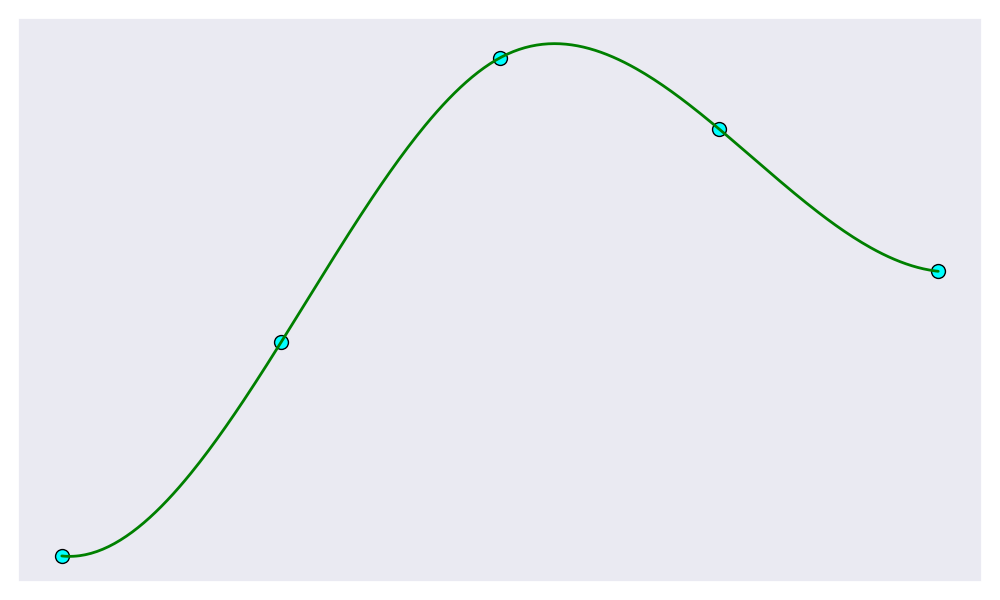

The Python source for this figure:
import numpy as np
import matplotlib.pyplot as plt
from scipy.interpolate import make_interp_spline

# Data for plotting
decades = np.array([1950, 1960, 1970, 1980, 1990])
influence_scores = np.array([35, 50, 70, 65, 55])

# Generate a smooth curve using spline interpolation
decades_smooth = np.linspace(decades.min(), decades.max(), 300)
spline = make_interp_spline(decades, influence_scores, k=3)
influence_scores_smooth = spline(decades_smooth)

# Plot setup with new colors
plt.figure(figsize=(10, 6))
plt.scatter(decades, influence_scores, color='cyan', s=100, edgecolor='black')
plt.plot(decades_smooth, influence_scores_smooth, color='green', linestyle='-', linewidth=2)

plt.xticks([])
plt.yticks([])

plt.tight_layout()

plt.show()
